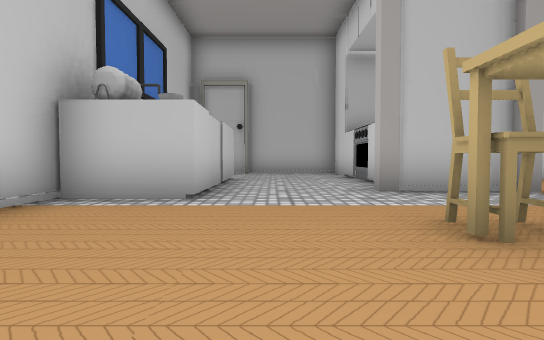
[1] (above)

18 first-person views from a walk through a Unity game level. The camera is 0.47 m above the floor, tilts 2° down and sees 80° across. Doors are open. The floor is counted in squares, 1 m on a side. Each view is taken from the middle of a square. On the plan, view 1 faces up. The plan holds only what a view shows up to about 9 squares ahead; the rest is blank. The place goes on beyond the plan. The player is left out.

[2]
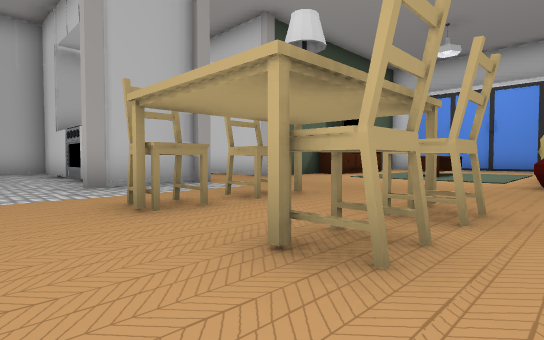

[3]
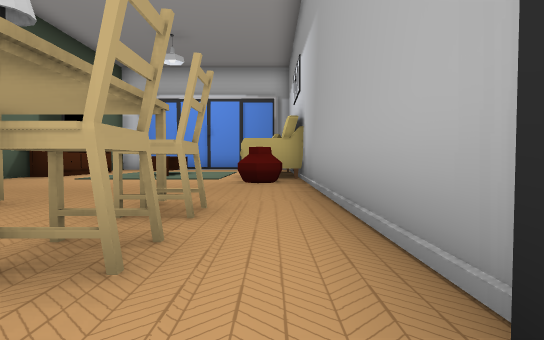

[4]
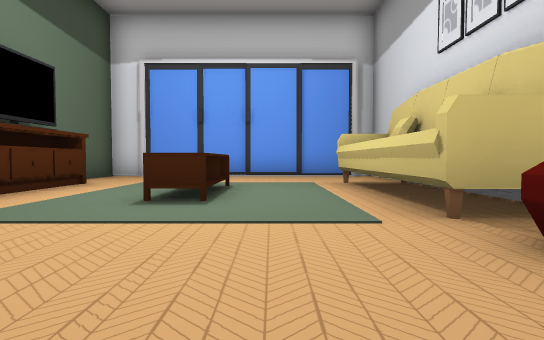

[5]
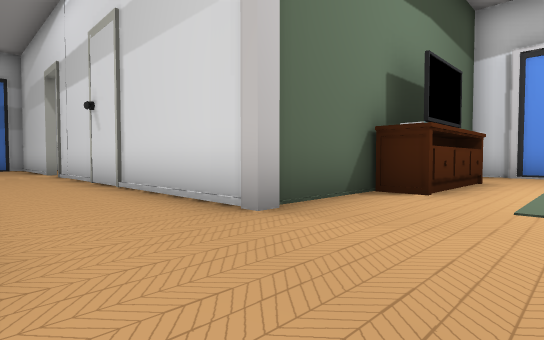

[6]
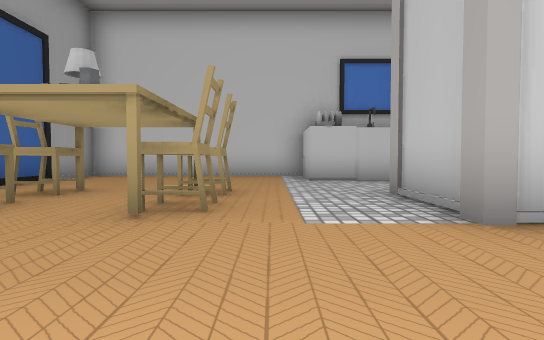

[7]
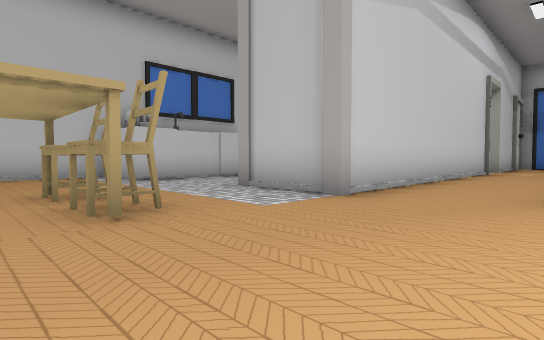

[8]
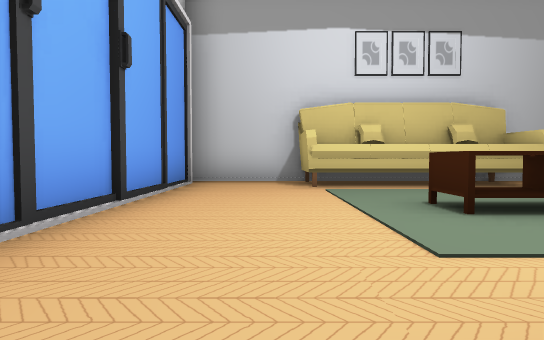

[9]
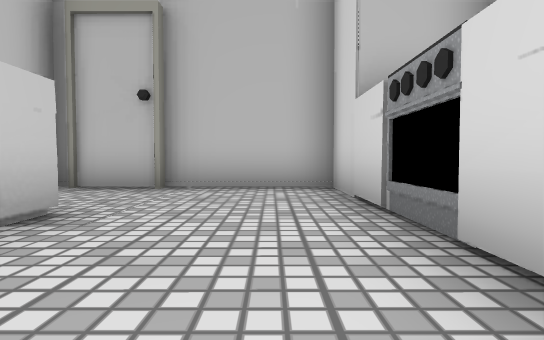

[10]
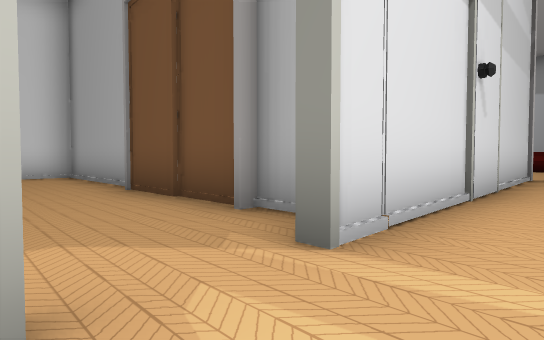

[11]
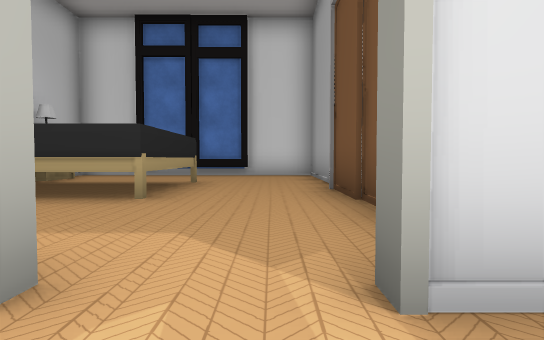

[12]
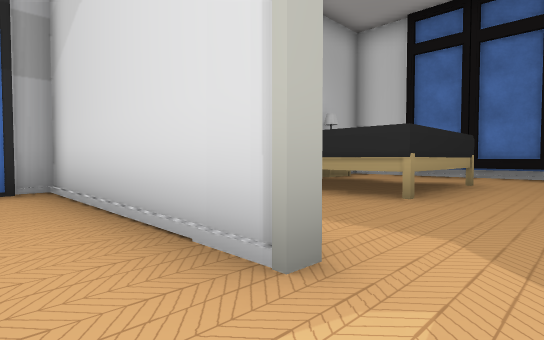

[13]
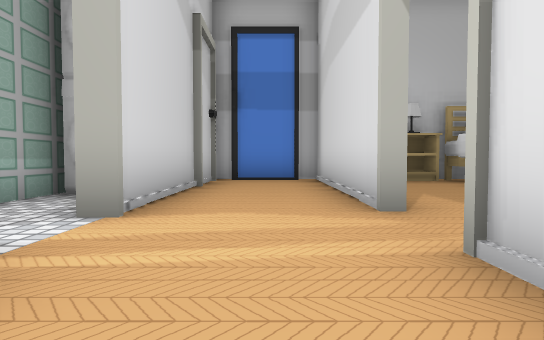

[14]
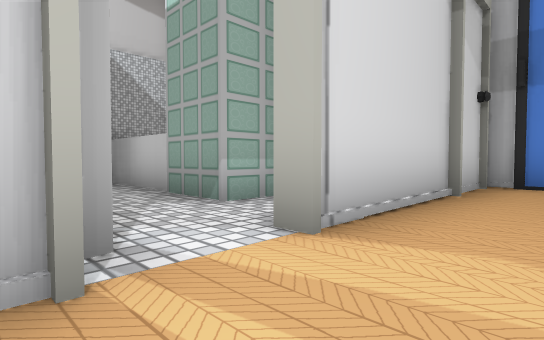

[15]
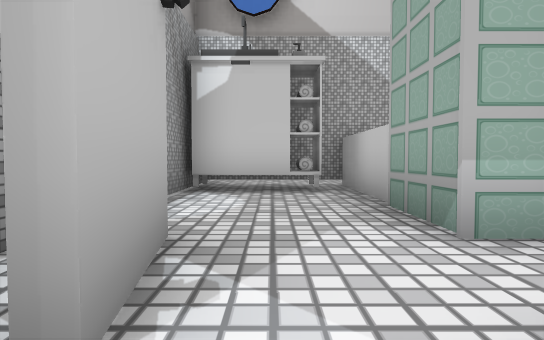

[16]
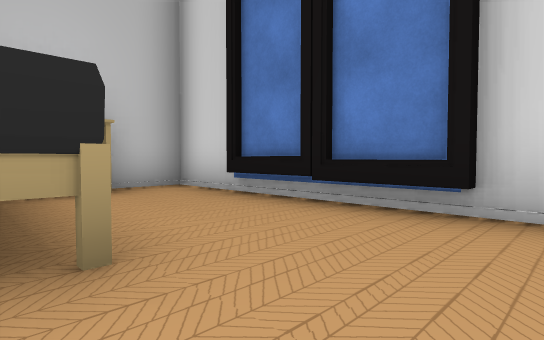

[17]
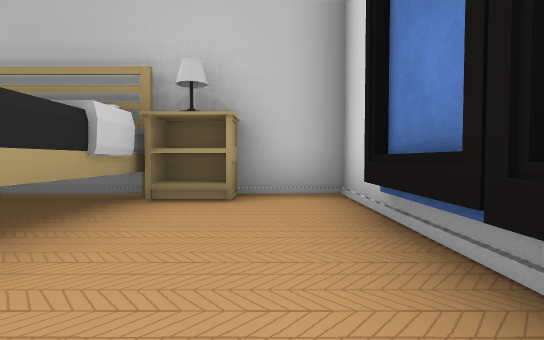

[18]
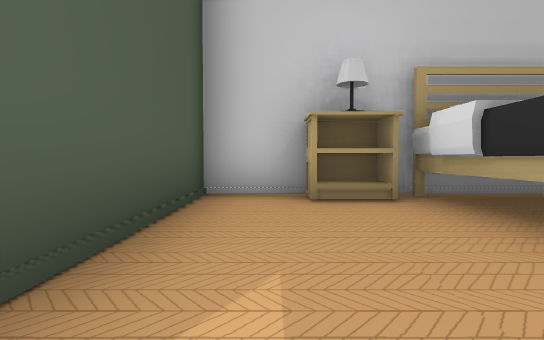

### Floor plan
Points are (right, up) in squares from view 1. A wall is a line through its corners. A room is listed if a view was taken in it or the views show most of it. See-through windows are left out.
Room 1 (views 1, 2, 3, 4, 5, 6, 7, 8, 9, 13, 14)
walls: (3.5, 4.7) (2.4, 4.7); (6, 5.1) (6, 12.6); (8.5, 5.3) (6.4, 5.3); (-2.5, 4) (-2.5, -1.7) (7.6, -1.7); (11.5, -1.7) (13.8, -1.7); (1.5, 10.3) (-0.9, 10.3); (13.8, 4.5) (13.8, 5.3) (12.5, 5.3); (-0.6, 10.1) (-2.3, 10.1); (3.7, 12.4) (3.7, 4.4); (13.6, -1.3) (13.6, 4.5); (13.8, -1) (13.8, 4.4)
ways out: opening at (4.5, 11.5) to room 3
objects: other object (-2, 4); other object (-2, 5); other object (-2, 7); other object (-1, 7); other object (1, 0) to (2, 0); other object (1, 2) to (2, 2); other object (2, 5); other object (2, 6); other object (2, 7); other object (2, 8); other object (2, 10) to (3, 10); other object (3, 0); other object (3, 1); other object (3, 2); other object (6, -1) to (7, -1); other object (8, -2) to (11, -1); other object (9, 2) to (10, 2); other object (9, 5) to (11, 5)
Room 2 (view 10)
walls: (6, 13.9) (6, 18.4); (3.7, 18) (3.7, 13.6); (6.1, 18.3) (3.6, 18.3)
ways out: opening at (5, 14) to room 3
Room 3 (views 11, 12, 15)
walls: (3.7, 13.6) (3.4, 13.6); (2, 12.4) (3.4, 12.6)
ways out: opening at (4.5, 11.5) to room 1; opening at (5, 14) to room 2; open door at (6.5, 13) to room 4; opening at (2, 13) to room 5; opening at (3, 14)
Room 4 (views 16, 17, 18)
walls: (11.5, 14.5) (8.7, 14.5) (8.7, 18.1); (13.8, 13.6) (13.8, 16.7); (8.3, 17.5) (8.3, 18.2); (8.5, 17.6) (7.3, 17.6) (7.3, 18.3); (11.5, 18) (11.5, 15.7); (6, 11.9) (13.9, 11.9) (13.9, 18.3) (6.1, 18.3) (6.1, 15); (11.7, 18.2) (11.7, 17.5); (12.5, 18.1) (12.5, 17.6) (11.5, 17.6)
low walls: (13.8, 11.9) (13.8, 12.9)
ways out: open door at (6.5, 13) to room 3
Room 5 (no view inside)
walls: (-0.4, 11.9) (0.1, 11.9); (-1.7, 14.3) (-1.7, 11.6); (2.1, 14.2) (0.6, 14.2)
ways out: opening at (2, 13) to room 3
objects: other object (-1, 12); other object (-1, 13) to (-1, 14); other object (-1, 14) to (0, 15)

Positions as (right, up) in squares from view 1, and headings:
1: (0, 0), facing up
2: (0, -1), facing up-right
3: (0, -1), facing right
4: (5, 1), facing right
5: (4, 3), facing up-right
6: (6, 3), facing left
7: (6, 1), facing up-left
8: (12, 5), facing down
9: (1, 5), facing up
10: (5, 14), facing down-right
11: (5, 13), facing right
12: (5, 13), facing up-right
13: (5, 11), facing up
14: (5, 12), facing up-left
15: (4, 13), facing left
16: (11, 13), facing up-right
17: (13, 14), facing up
18: (7, 14), facing up
